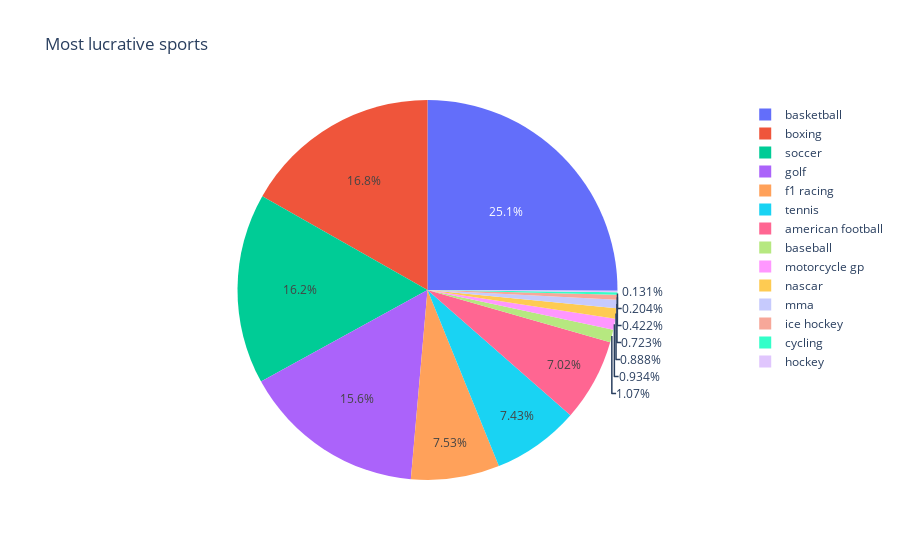

The cell this chart's notebook holds for it:
### Markdown cell above
#### Which is the most lucrative sport?

### Code cell
earnings_per_sport = ath_df.groupby('Sport').sum().reset_index().sort_values(by= 'earnings ($ million)', ascending=False)

fig = px.pie(earnings_per_sport, values='earnings ($ million)', names='Sport', title='Most lucrative sports')
fig.show()

### Figure 1 — Plotly figure (JSON) as saved in the notebook; plotly's stock layout.template omitted (floating-point values rounded to 4 significant figures)
{"data": [{"domain": {"x": [0, 1], "y": [0, 1]}, "hovertemplate": "Sport=%{label}<br>earnings ($ million)=%{value}<extra></extra>", "labels": ["basketball", "boxing", "soccer", "golf", "f1 racing", "tennis", "american football", "baseball", "motorcycle gp", "nascar", "mma", "ice hockey", "cycling", "hockey"], "legendgroup": "", "name": "", "showlegend": true, "type": "pie", "values": [3433.0, 2299.0, 2224.0, 2136.0, 1031.0, 1017.0, 961.2, 146.1, 128, 121.7, 99, 57.8, 28, 17.9]}], "layout": {"legend": {"tracegroupgap": 0}, "title": {"text": "Most lucrative sports"}}}
